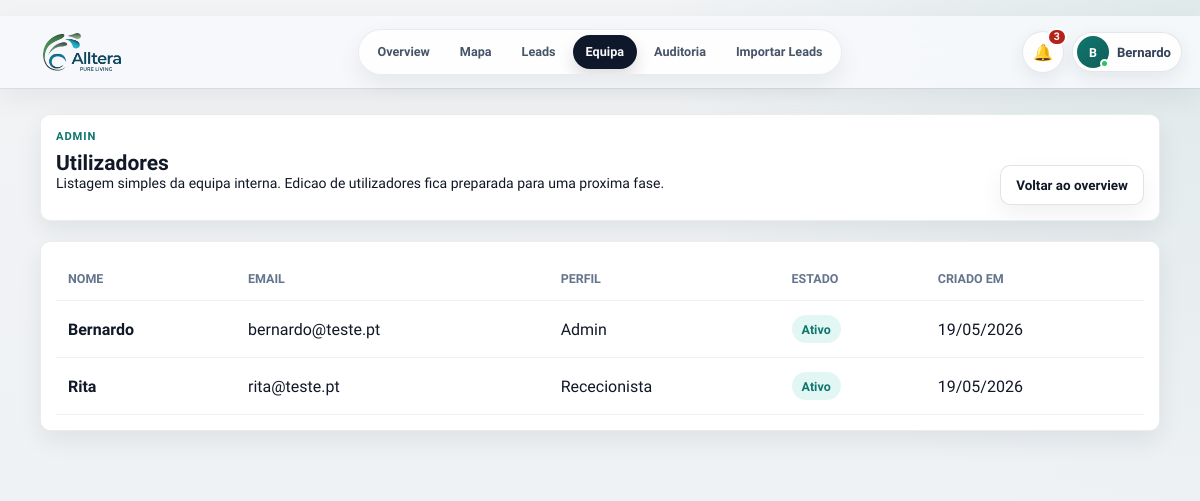
/admin/users (signed in), run on an earlier commit of the app's database.
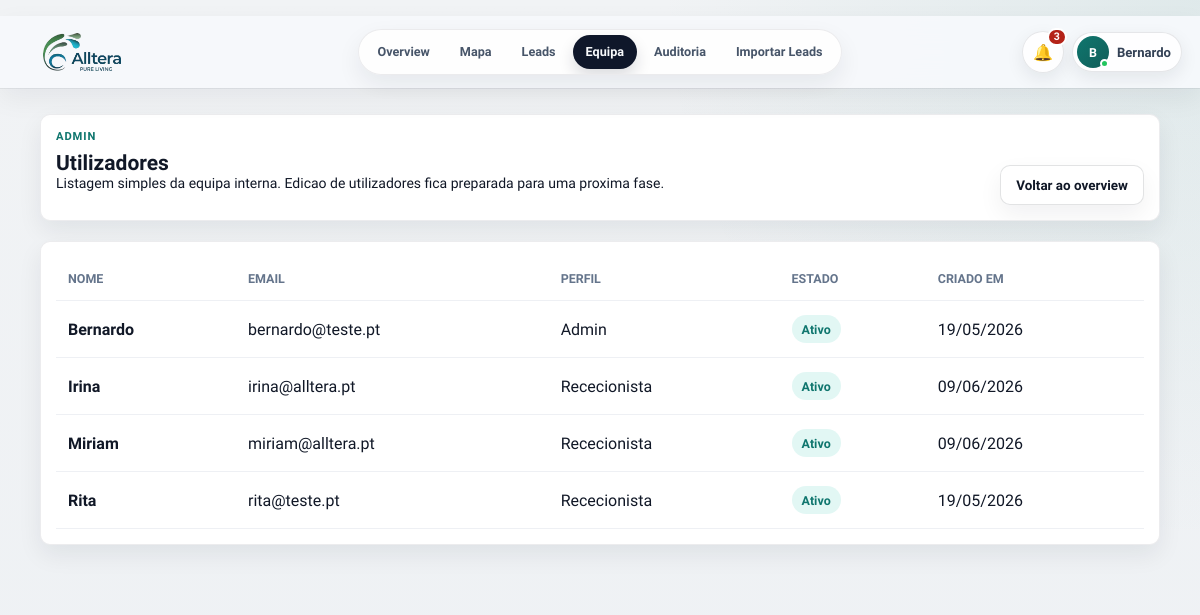
And on a later commit of the database.
### PlataformaApoioDecisaoComercial/models.py (models this page shows, shortened)
class User(UserMixin, db.Model):
    __tablename__ = "users"
    id = db.Column(db.Integer, primary_key=True)
    nome = db.Column(db.String(120), nullable=False)
    email = db.Column(db.String(160), nullable=False, unique=True, index=True)
    password_hash = db.Column(db.String(255), nullable=False)
    role = db.Column(db.String(40), nullable=False, default="comercial")
    ativo = db.Column(db.Boolean, nullable=False, default=True)
    created_at = db.Column(db.DateTime, default=datetime.utcnow)
    @property
    def is_active(self):
        return bool(self.ativo)
    historico = db.relationship("HistoricoLead", back_populates="user", lazy="dynamic")
    assigned_leads = db.relationship("Lead", back_populates="assigned_to", lazy="dynamic")

### PlataformaApoioDecisaoComercial/app.py (the view)
    @app.route("/admin/users")
    @login_required
    @admin_required
    def admin_users():
        users = User.query.order_by(User.ativo.desc(), User.role.asc(), User.nome.asc()).all()
        return render_template("admin_users.html", users=users)

### PlataformaApoioDecisaoComercial/app.py (called while the page is built)
def role_required(*roles):
    def decorator(view):
        @wraps(view)
        def wrapped_view(*args, **kwargs):
            if not current_user.is_authenticated:
                return login_manager.unauthorized()
            if current_user.role not in roles:
                abort(403)
            return view(*args, **kwargs)
        return wrapped_view
    return decorator

def normalize_lookup(value):
    text = str(value or "").strip().lower()
    text = unicodedata.normalize("NFKD", text)
    return "".join(char for char in text if not unicodedata.combining(char))

def clean_text(value):
    return re.sub(r"\s+", " ", str(value or "").strip())

def parse_time_value(value):
    value = clean_text(value)
    if not value:
        return None
    match = re.fullmatch(r"([01]?\d|2[0-3]):([0-5]\d)(?::[0-5]\d)?", value)
    if not match:
        return None
    return f"{int(match.group(1)):02d}:{match.group(2)}"

def scheduled_time_label(lead):
    return parse_time_value(getattr(lead, "hora_reuniao", None)) or ""

### PlataformaApoioDecisaoComercial/templates/admin_users.html (shortened to what this page needs)
{% extends "base.html" %}
{% block content %}
<main class="page-shell admin-users-page">
    <section class="panel users-header">
        <div>
            <p class="eyebrow">Admin</p>
            <h1>Utilizadores</h1>
            <p>Listagem simples da equipa interna. Edicao de utilizadores fica preparada para uma proxima fase.</p>
        </div>
        <a class="button secondary" href="{{ url_for('admin_overview') }}">Voltar ao overview</a>
    </section>
    <section class="panel">
        <table class="users-table">
            <thead>
                <tr>
                    <th>Nome</th>
                    <th>Email</th>
                    <th>Perfil</th>
                    <th>Estado</th>
                    <th>Criado em</th>
                </tr>
            </thead>
            <tbody>
                {% for user in users %}
                <tr>
                    <td><strong>{{ user.nome }}</strong></td>
                    <td>{{ user.email }}</td>
                    <td>{{ "Rececionista" if user.role == "comercial" else "Admin" }}</td>
                    <td>
                        <span class="status-pill {% if not user.ativo %}status-pill--off{% endif %}">
                            {{ "Ativo" if user.ativo else "Inativo" }}
                        </span>
                    </td>
                    <td>{{ user.created_at.strftime("%d/%m/%Y") if user.created_at else "-" }}</td>
                </tr>
                {% else %}
                <tr>
                    <td colspan="5">Ainda nao existem utilizadores.</td>
                </tr>
                {% endfor %}
            </tbody>
        </table>
    </section>
</main>
{% endblock %}

### PlataformaApoioDecisaoComercial/templates/base.html (shortened to what this page needs)
﻿<!doctype html>
<html lang="pt">
<head>
    <link rel="stylesheet" href="https://unpkg.com/leaflet@1.9.4/dist/leaflet.css">
    <link rel="stylesheet" href="{{ url_for('static', filename='css/styles.css') }}">
</head>
<body>
    <div class="app-shell">
        <header class="topbar topbar--minimal" id="appTopbar" aria-label="Barra superior">
            <a class="topnav-brand" href="{{ url_for('admin_overview') if current_user.is_authenticated and current_user.role == 'admin' else (url_for('mapa_leads') if current_user.is_authenticated else url_for('login')) }}" aria-label="Alltera">
                <span class="topnav-brand__logo" aria-hidden="true">
                    <img src="{{ url_for('static', filename='alltera-logo.png') }}" alt="">
                </span>
            </a>
            {% if current_user.is_authenticated %}
            <nav class="topnav-pill" aria-label="Navegação principal">
                {% if current_user.role == "admin" %}
                <a href="{{ url_for('admin_overview') }}" {% if request.endpoint == 'admin_overview' %}aria-current="page"{% endif %}>Overview</a>
                <a href="{{ url_for('mapa_leads') }}" {% if request.endpoint == 'mapa_leads' %}aria-current="page"{% endif %}>Mapa</a>
                <a href="{{ url_for('todas_leads') }}" {% if request.endpoint == 'todas_leads' %}aria-current="page"{% endif %}>Leads</a>
                <a href="{{ url_for('admin_users') }}" {% if request.endpoint == 'admin_users' %}aria-current="page"{% endif %}>Equipa</a>
                <a href="{{ url_for('historico') }}" {% if request.endpoint == 'historico' %}aria-current="page"{% endif %}>Auditoria</a>
                <a href="{{ url_for('importar_leads') }}" {% if request.endpoint == 'importar_leads' %}aria-current="page"{% endif %}>Importar Leads</a>
                {% endif %}
            </nav>
            {% endif %}
            <div class="topbar__actions">
                {% if current_user.is_authenticated %}
                {% set display_name = current_user.nome or current_user.email %}
                {% set first_name = display_name.split()[0] %}
                <div class="notifications-menu" id="notificationsMenu">
                    <button class="notifications-trigger" id="notificationsButton" type="button" aria-haspopup="menu" aria-expanded="false" aria-controls="notificationsDropdown" title="Notificações operacionais">
                        <span aria-hidden="true">🔔</span>
                        {% if operational_notifications.count > 0 %}
                        <strong>{{ operational_notifications.count }}</strong>
                        {% endif %}
                    </button>
                </div>
                <div class="profile-menu" id="profileMenu">
                    <button class="profile-trigger" id="profileMenuButton" type="button" aria-haspopup="menu" aria-expanded="false" aria-controls="profileDropdown">
                        <span class="profile-avatar" aria-hidden="true">{{ display_name[:1]|upper }}<i></i></span>
                        <span class="profile-trigger__name">{{ first_name }}</span>
                    </button>
                </div>
                {% endif %}
            </div>
        </header>
        <div class="app-shell__content">
            {% block content %}{% endblock %}
        </div>
    </div>
    {% if current_user.is_authenticated %}
    <aside class="command-palette" id="commandPalette" aria-hidden="true">
    </aside>
    <aside class="global-lead-drawer" id="globalLeadDrawer" aria-hidden="true">
    </aside>
    {% endif %}
</body>
</html>

What changed in the data, as far as the page shows it:
added User: nome "Irina", email "irina@alltera.pt", role "Rececionista", ativo "Ativo", created_at "09/06/2026"
added User: nome "Miriam", email "miriam@alltera.pt", role "Rececionista", ativo "Ativo", created_at "09/06/2026"
